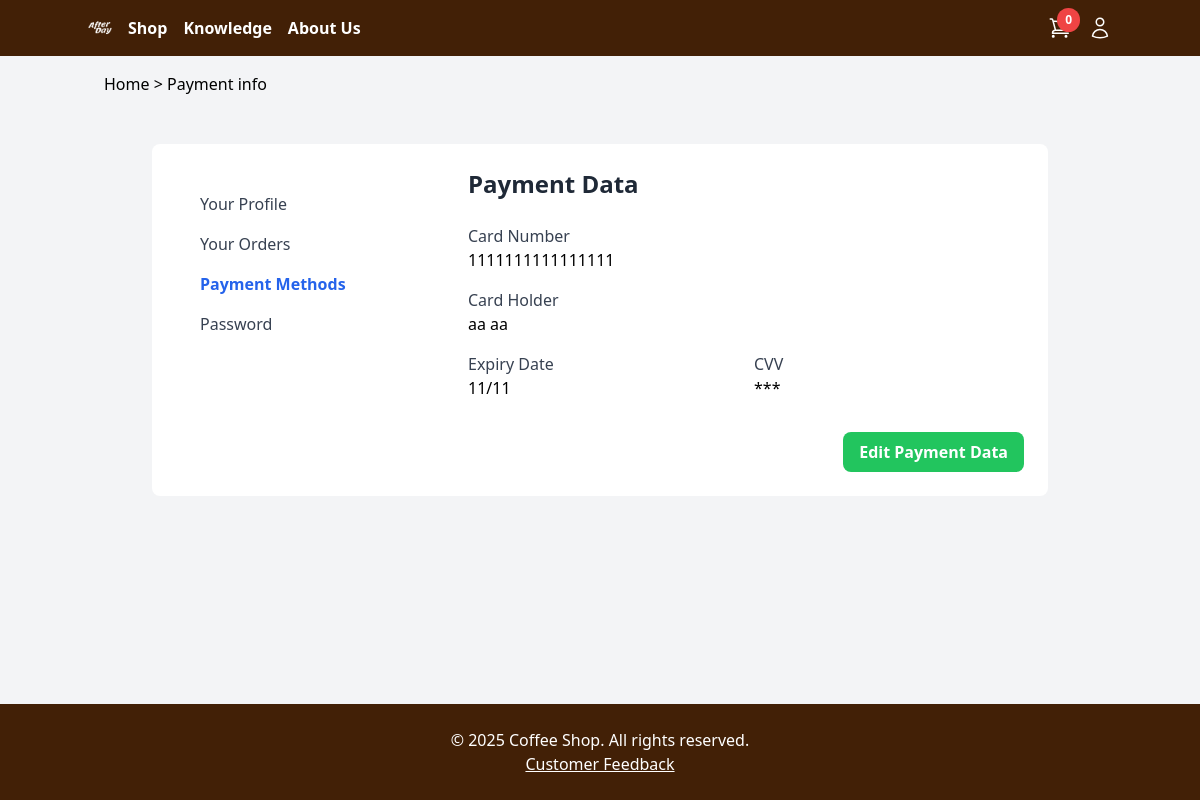
The page /payment_info.php (signed in) on the database as committed earlier.
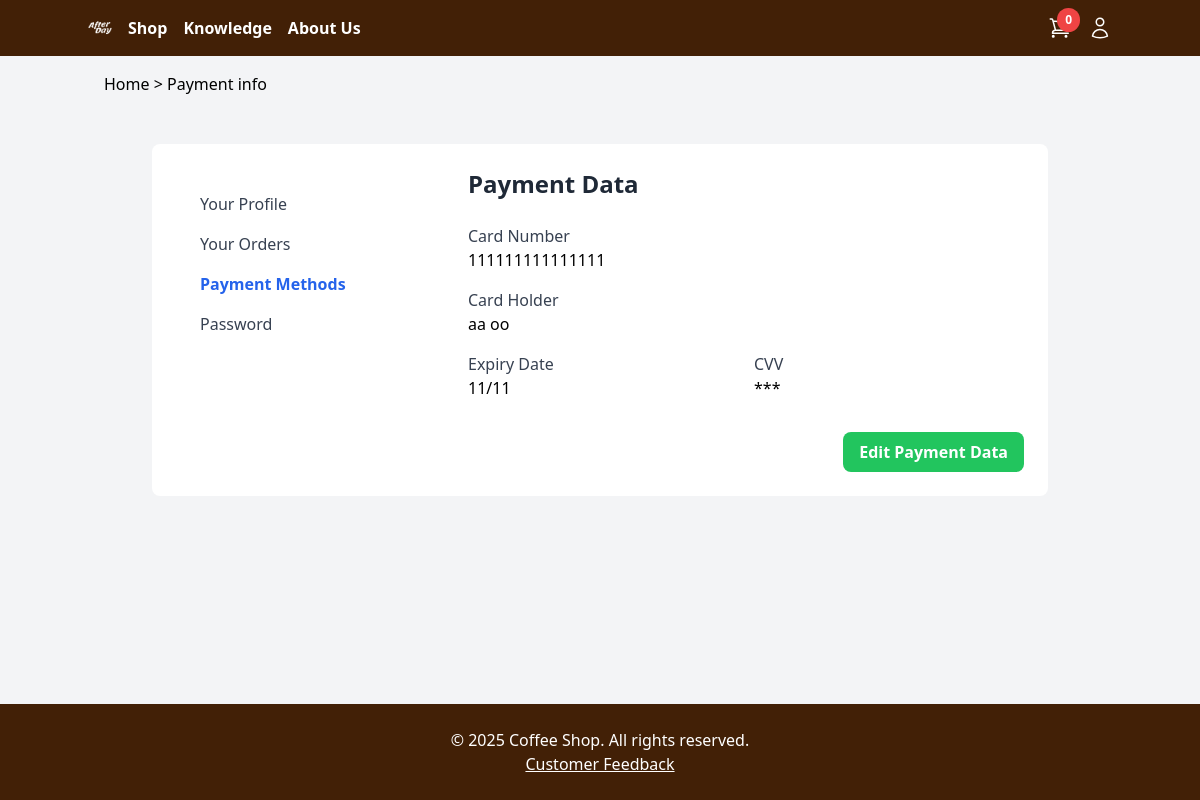
The same page on the database as committed later.
### tables this page shows
CREATE TABLE `customers` (
  `id` int(11) NOT NULL,
  `name` varchar(255) NOT NULL,
  `lastname` varchar(255) NOT NULL,
  `email` varchar(255) NOT NULL,
  `password` varchar(255) NOT NULL,
  `phone` varchar(20) DEFAULT NULL,
  `address` text DEFAULT NULL,
  `city` varchar(255) DEFAULT NULL,
  `state` varchar(255) DEFAULT NULL,
  `zipcode` varchar(20) DEFAULT NULL,
  `country` varchar(255) DEFAULT NULL,
  `card_number` varchar(255) DEFAULT NULL,
  `card_holder` varchar(255) DEFAULT NULL,
  `expiry_date` varchar(10) DEFAULT NULL,
  `cvv` varchar(4) DEFAULT NULL
);

### payment_info.php (the view, shortened to what this page needs)
<?php
include 'includes/db.php';
include 'includes/header.php';
$stmt = $db_connection->prepare("SELECT * FROM customers WHERE id = ?");
$stmt->execute([$_SESSION['user_id']]);
$user = $stmt->fetch(PDO::FETCH_ASSOC);
$isEditing = false;
?>
<body class="bg-gray-100">
    <div class="flex flex-col h-screen justify-between">
        <?php include 'navbar.php'; ?>
        <div class="container mx-auto w-full p-6 bg-white mt-8 max-w-4xl rounded-lg flex">
            <?php include 'includes/sidebar_profile.php'; ?>
            <div class="flex-1">
                <h2 class="text-2xl font-semibold text-gray-800 mb-6">Payment Data</h2>
                <form method="post" id="paymentForm">
                    <div class="mb-4">
                        <label for="card_number" class="block text-gray-700">Card Number</label>
                        <?php if ($isEditing): ?>
                            <input type="text" name="card_number" id="card_number" class="w-full px-4 py-2 border rounded-lg focus:outline-none focus:ring-2 focus:ring-blue-400" value="<?= htmlspecialchars($user['card_number']) ?>" required>
                        <?php else: ?>
                            <p><?= htmlspecialchars($user['card_number']) ?></p>
                        <?php endif; ?>
                    </div>
                    <div class="mb-4">
                        <label for="card_holder" class="block text-gray-700">Card Holder</label>
                        <?php if ($isEditing): ?>
                            <input type="text" name="card_holder" id="card_holder" class="w-full px-4 py-2 border rounded-lg focus:outline-none focus:ring-2 focus:ring-blue-400" value="<?= htmlspecialchars($user['card_holder']) ?>" required>
                        <?php else: ?>
                            <p><?= htmlspecialchars($user['card_holder']) ?></p>
                        <?php endif; ?>
                    </div>
                    <div class="mb-4 flex space-x-4">
                        <div class="w-1/2">
                            <label for="expiry_date" class="block text-gray-700">Expiry Date</label>
                            <?php if ($isEditing): ?>
                                <input type="text" name="expiry_date" id="expiry_date" class="w-full px-4 py-2 border rounded-lg focus:outline-none focus:ring-2 focus:ring-blue-400" value="<?= htmlspecialchars($user['expiry_date']) ?>" required>
                            <?php else: ?>
                                <p><?= htmlspecialchars($user['expiry_date']) ?></p>
                            <?php endif; ?>
                        </div>
                        <div class="w-1/2">
                            <label for="cvv" class="block text-gray-700">CVV</label>
                            <?php if ($isEditing): ?>
                                <input type="password" name="cvv" id="cvv" class="w-full px-4 py-2 border rounded-lg focus:outline-none focus:ring-2 focus:ring-blue-400" value="<?= htmlspecialchars($user['cvv']) ?>" maxlength="3" required>
                            <?php else: ?>
                                <p>***</p>
                            <?php endif; ?>
                        </div>
                    </div>
                    <div class="flex justify-end space-x-4 mt-8">
                        <?php if ($isEditing): ?>
                            <button type="submit" name="save" class="bg-blue-500 hover:bg-blue-600 text-white font-semibold py-2 px-4 rounded-lg focus:outline-none focus:ring-2 focus:ring-blue-400 transition duration-200">Save Changes</button>
                        <?php else: ?>
                            <button type="submit" name="edit" class="bg-green-500 hover:bg-green-600 text-white font-semibold py-2 px-4 rounded-lg focus:outline-none focus:ring-2 focus:ring-green-400 transition duration-200">Edit Payment Data</button>
                        <?php endif; ?>
                    </div>
                </form>
            </div>
        </div>
        <?php include 'includes/footer.php'; ?>
    </div>
</body>
</html>

Rows that differ between the two databases and show on the page:
changed customers: card_number "1111111111111111" → "111111111111111"; card_holder "aa aa" → "aa oo"
